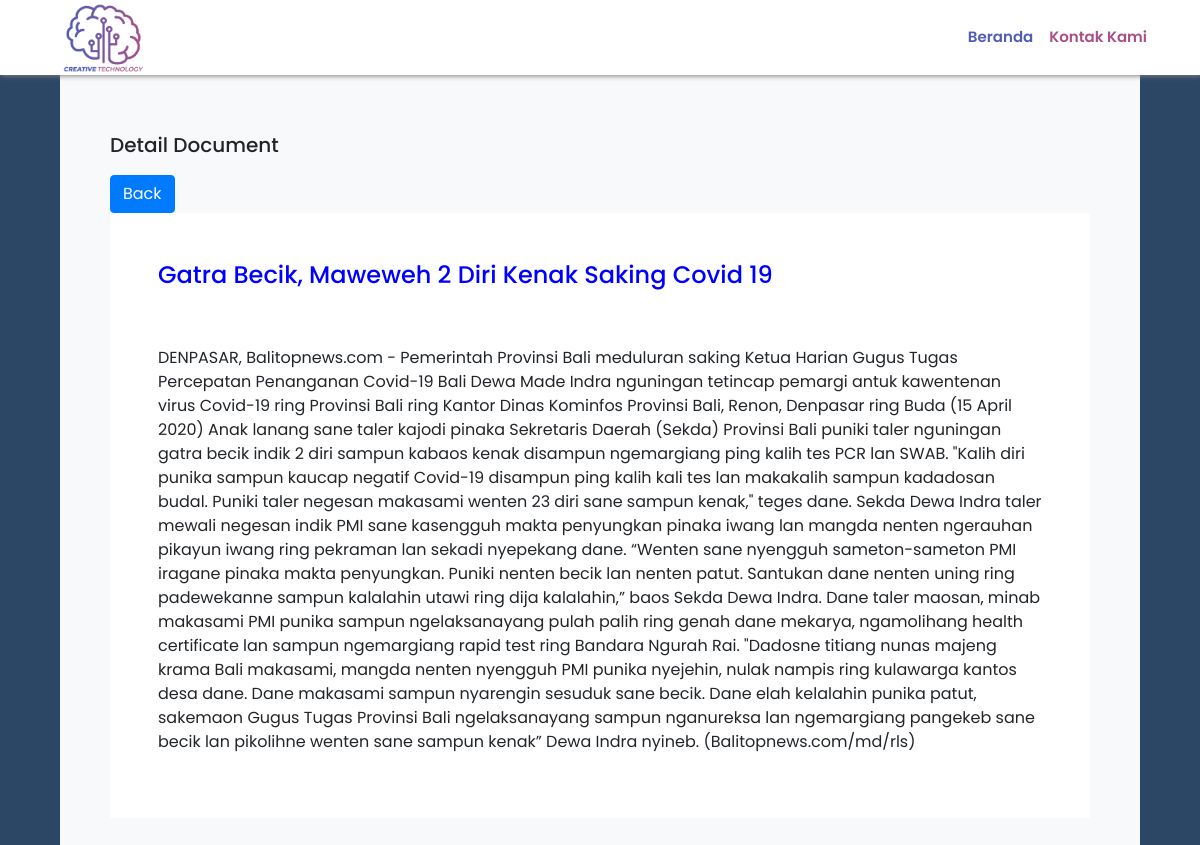
Page /detailtext.php?id=2 on the committed database.
### tables this page shows
CREATE TABLE `docbali` (
  `id` int(255) UNSIGNED NOT NULL,
  `judul` varchar(255) DEFAULT NULL,
  `isi` text DEFAULT NULL
);

### detailtext.php (the view, shortened to what this page needs)
<?php
require 'functions.php';
$id=$_GET["id"];
$query=mysqli_query($conn,"select * from docbali where id=$id");
while ($data=mysqli_fetch_assoc($query)){
    $judul=$data["judul"];
    $isi=$data["isi"];
}
?>
<!doctype html>
<html lang="en">
  <head>
    <link rel="stylesheet" href="https://stackpath.bootstrapcdn.com/bootstrap/4.5.0/css/bootstrap.min.css">
    <link rel="stylesheet" type="text/css" href="style.css">
  </head>
  <body style="background-color:#2c4666">
    <?php include "navbar.php";?>
    <div class="container bg-light" style="margin-top:35px;width:1080px;padding:50px">
      <div class="warna">
        <br><br>
        <h5>Detail Document</h5>
        <a href="textsearch.php" style="text-decoration:none;"><button type="button" class="btn btn-primary" style="margin-top:10px;">Back</button></a>
        <div class="container bg-white p-5">
            <h4 style="color:blue;"><?php echo $judul; ?> </h4><br><br>
            <p><?php echo $isi; ?></p>
        </div>
        <br>
    </div>
  </body>
</html>

### style.css (style rules this page uses)
body { font-family: 'Poppins', sans-serif; background: #fafafa; }

### rows in the picture
docbali: judul "Gatra Becik, Maweweh 2 Diri Kenak Saking Covid 19", isi "DENPASAR, Balitopnews.com - Pemerintah Provinsi Bali meduluran saking Ketua Harian Gugus Tugas Percepatan Penanganan Covid-19 Bali Dewa Made Indra nguningan tetincap pemargi antuk kawentenan virus Covid-19 ring Provinsi Bali ring Kantor Dinas Kominfos Provinsi Bali, Renon, Denpasar ring Buda (15 April 2020) Anak lanang sane taler kajodi pinaka Sekretaris Daerah (Sekda) Provinsi Bali puniki taler nguningan gatra becik indik 2 diri sampun kabaos kenak disampun ngemargiang ping kalih tes PCR lan SWAB. \"Kalih diri punika sampun kaucap negatif Covid-19 disampun ping kalih kali tes lan makakalih sampun kadadosan budal. Puniki taler negesan makasami wenten 23 diri sane sampun kenak,\" teges dane.…"
